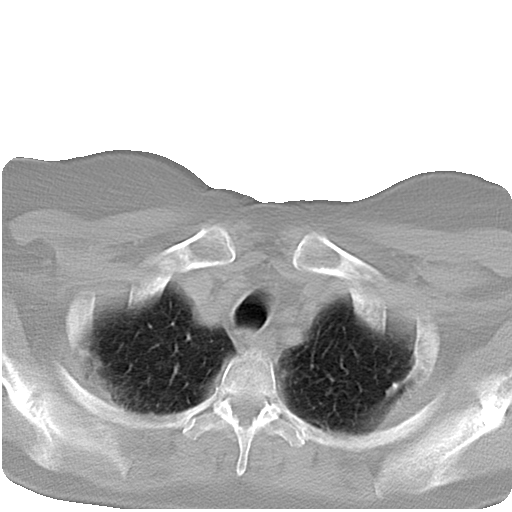
%> input picture CT_001.bmp, 512 x 512 px
$ octave --eval "result = MySegment(imread('CT_001.bmp'));"   (GNU Octave 9; MATLAB toolbox functions it lacks are replaced by stand-ins)
%> lines starting %> are read from the running program, lines starting %| are printed output that depends on the picture; in (x1, y1, x2, y2) boxes, pixels count from 0 and x2, y2 are one past the last pixel; in counts of white or black regions, pixels touching at a corner belong together; the program's own positions count from 1
### iterthrsh.m

function  Result = iterthrsh(f)
f=f(:,:,1);
%> f is the input picture: size 512x512 uint8; min 0, max 255, mean 187.6
f = double(f);
%> f: size 512x512 double
% compute the first value for threshold
T0 = (max(f(:)) + min(f(:)))/2 ;
%> T0 = 127.5

delt = 1;
%Make segmented image
th_img = f > T0 ;
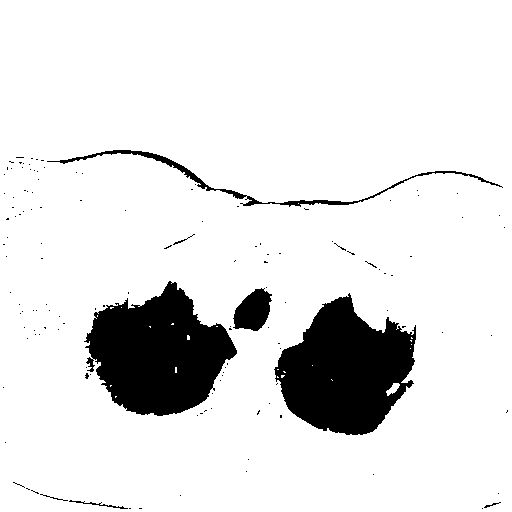
%> th_img: size 512x512 logical; 88.9% white; 135 black regions (127 under 20 px), largest, box (x1, y1, x2, y2) and area: (84, 281, 237, 416) 13051, (274, 293, 416, 435) 12881, (47, 150, 503, 207) 1507
%Make some iterations till reaching the best threshold value
while delt >= .05
    T = T0;
    %Separate image into two regions
    G1 = double((f > T)) .* f ;
    G2 = double((f <= T)) .* f;
    % Compute mu for each region
    M1 = (max(G1(:)) + min(G1(:)))/2;
    M2 = (max(G2(:)) + min(G2(:)))/2;
    %compute new threshold
    T0= 0.5*(M1+M2);
    %new segmented image
    th_img = f > T0 ;
    %new delta value
    delt = abs(T - T0);
end
%> this loop made 5 passes
%> (T, M2, T0, delt) on passes 1 to 5: (127.5, 63.5, 95.5, 32), (95.5, 47.5, 87.5, 8), (87.5, 43.5, 85.5, 2), (85.5, 42.5, 85, 0.5), (85, 42.5, 85, 0)
%> pass 1, in iterthrsh, `G2 = double((f <= T)) .* f;`:
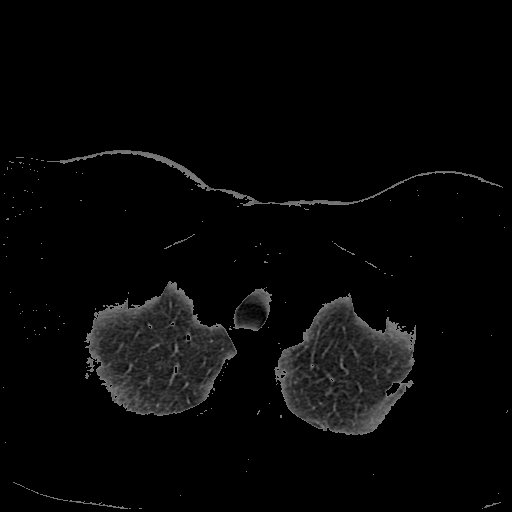
%> G2: size 512x512 double; min 0, max 127, mean 6.8
%> pass 1, in iterthrsh, `th_img = f > T0 ;`:
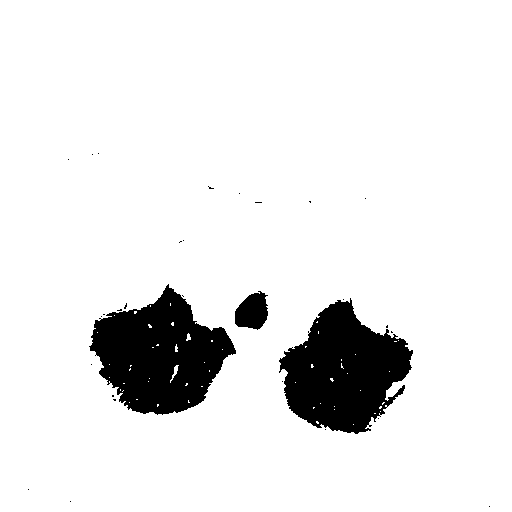
%> th_img: size 512x512 logical; 90.9% white; 30 black regions (27 under 20 px), largest, box (x1, y1, x2, y2) and area: (89, 284, 236, 415) 11497, (279, 298, 413, 434) 11246, (235, 291, 268, 330) 934
    %display(T0) ;

    %Mophorogical operations
y = strel('diamond',10);
th_img = imcomplement(th_img);
%> th_img: size 512x512 logical; 8.5% white; 23 white regions (18 under 20 px), largest, box (x1, y1, x2, y2) and area: (91, 286, 236, 414) 10901, (280, 302, 413, 434) 10528, (235, 294, 268, 329) 845, (395, 386, 405, 397) 36, (119, 397, 126, 403) 20

z1=imclose(th_img,y);
%> z1: size 512x512 logical; 9.1% white; 4 white regions (2 under 20 px), largest, box (x1, y1, x2, y2) and area: (91, 286, 268, 414) 12561, (280, 302, 413, 434) 11350
z=imclose(z1,y);

%Checking that left and right lung are seperate:

%calculate connectivity of result
L=bwlabeln(z,8);
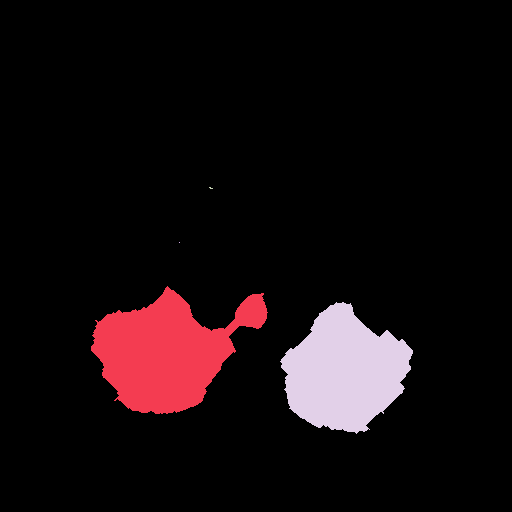
%> L: size 512x512 double; 5 distinct labels, from 0 to 4; one colour per label, 0 black
q=0;
qq=[0 0 0];
s=1;
mm=zeros(1,max(L(:)));

%getting the number of pixels for every region.
%converting result from struct to double.
    for j=1:max(L(:))
    cc=struct2cell(regionprops(L==j,'Area') );
    mm(j)=cat(2,cc{:});
    end
%> this loop made 4 passes
%> cc on passes 1 to 4: {12561}, {1}, {5}, {11350}
%> after the loop, mm = [12561 1 5 11350]

    %getting number of regions with Area > 300 pixel.
    for i=1:max(L(:))

    if mm(i) >300

        q=q+1;
    end
    end
%> this loop made 4 passes
%> q on passes 1, 4: 1, 2

%Seperating the segmented image into three images each include one of
%the lung regions, and work on each image and sum them at last.

%if our segmented image has only two regions > 300 pixel
if q < 3
   L1=bwlabeln(th_img,8);    %connectivity of the segmented image
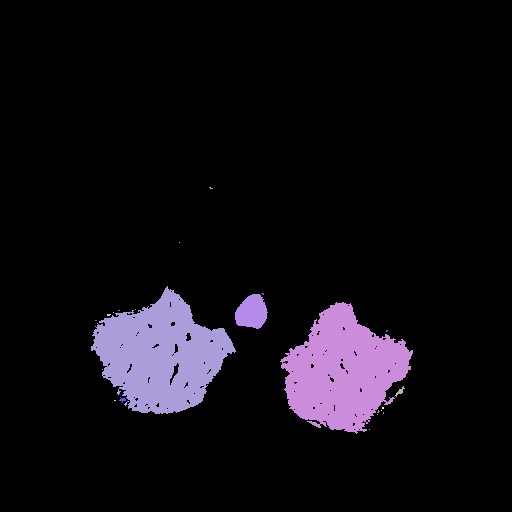
%> L1: size 512x512 double; 24 distinct labels, from 0 to 23; one colour per label, 0 black
    m=zeros(1,max(L1(:)));

    %getting n.of pixel for every region.
for i=1:max(L1(:))
    xx=struct2cell(regionprops(L1==i,'Area') );
    m(i)=cat(2,xx{:});
end
%> this loop made 23 passes
%> xx on passes 1 to 12: {2}, {1}, {7}, {1}, {2}, {2}, {20}, {9}, {1}, {10901}, {1}, {5}
%> after the loop, m = 23 values, max 10901 at index 10, min 1 at index 2, mean 973.2

for i=1:size(m,2)
if m(i)>300
  qq(s)=i ;  % the label number for every large region.
  s=s+1;
end
end
%> this loop made 23 passes
%> after the loop, qq = [10 13 23]


x1=L1==qq(1);   %1st region
%> x1: size 512x512 logical; 4.2% white; 1 white region, box (x1, y1, x2, y2) and area: (91, 286, 236, 414) 10901
x2=L1==qq(2);   %2nd region
%> x2: size 512x512 logical; 0.32% white; 1 white region, box (x1, y1, x2, y2) and area: (235, 294, 268, 329) 845
x3=L1==qq(3);   %3rd region
%> x3: size 512x512 logical; 4% white; 1 white region, box (x1, y1, x2, y2) and area: (280, 302, 413, 434) 10528

%Morphological closing and opening for ever label.
y = strel('diamond',8);
%1st
finall1=imclose(x1,y);
%> finall1: size 512x512 logical; 4.4% white; 1 white region, box (x1, y1, x2, y2) and area: (91, 286, 236, 414) 11419
final1=imopen(finall1,y);
%> final1: size 512x512 logical; 4.3% white; 1 white region, box (x1, y1, x2, y2) and area: (91, 288, 235, 414) 11321
%2nd
finall2=imclose(x2,y);
%> finall2: size 512x512 logical; 0.32% white; 1 white region, box (x1, y1, x2, y2) and area: (235, 294, 268, 329) 849
final2=imopen(finall2,y);
%> final2: size 512x512 logical; 0.3% white; 1 white region, box (x1, y1, x2, y2) and area: (235, 294, 268, 329) 797
%3rd
finall3=imclose(x3,y);
%> finall3: size 512x512 logical; 4.2% white; 1 white region, box (x1, y1, x2, y2) and area: (280, 302, 413, 434) 11009
final3=imopen(finall3,y);
%> final3: size 512x512 logical; 4.2% white; 1 white region, box (x1, y1, x2, y2) and area: (280, 302, 413, 434) 10898


    Result=final1+final2+final3;
%> Result: size 512x512 double; values 0 (black) and 1 (white), 8.8% white; 3 white regions, box (x1, y1, x2, y2) and area: (91, 288, 235, 414) 11321, (280, 302, 413, 434) 10898, (235, 294, 268, 329) 797

else
    Result=z;
end

% Smoothing edes using kernel0
kernel = ones(5) / 5 ^ 2;
blurryImage = conv2(double(Result), kernel, 'same');
Result = blurryImage > 0.5;
%> Result: size 512x512 logical; 8.8% white; 3 white regions, box (x1, y1, x2, y2) and area: (91, 289, 235, 414) 11313, (281, 303, 413, 433) 10894, (235, 294, 267, 328) 790

  % imshow(Result)

### MySegment.m

function  result = MySegment(f)

% This function use theiterthrsh function's lung result , and get the
% backgroung of the original omage and use them to calculate chest
% then it give      lung >> 255 , chest >> 78 , background >> 0

%get sedmented lung
R = iterthrsh(f);
R=logical(R);

% get background
y = strel('diamond',2);
z=imopen(f==255,y);
%> z: size 512x512 logical; 36.5% white; 17 white regions (5 under 20 px), largest, box (x1, y1, x2, y2) and area: (0, 0, 512, 203) 90693, (0, 467, 512, 512) 3216, (473, 395, 509, 439) 657
L=bwlabeln(z,8);
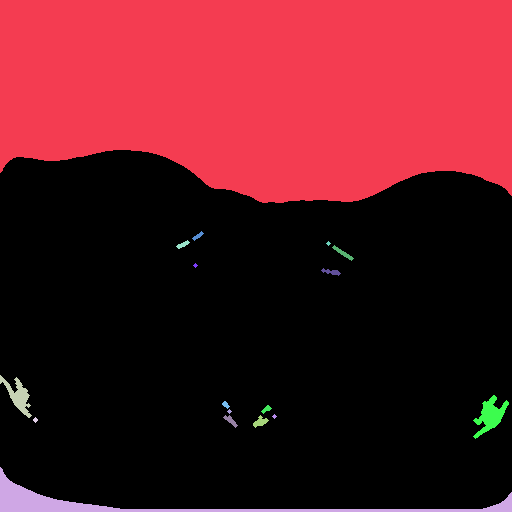
%> L: size 512x512 double; 18 distinct labels, from 0 to 17; one colour per label, 0 black
b=(L==L(1,1))+(L==L(1,end))+(L==L(end,1))+(L==L(end,end));
%> b: size 512x512 double; values 0 (black) and 2 (white), 35.8% white; 2 white regions, box (x1, y1, x2, y2) and area: (0, 0, 512, 203) 90693, (0, 467, 512, 512) 3216
b=logical(b);

chest=1-b-R;                    %chest
%> chest: size 512x512 double; values 0 (black) and 1 (white), 55.4% white; 5 black regions, box (x1, y1, x2, y2) and area: (0, 0, 512, 203) 90693, (91, 289, 235, 414) 11313, (281, 303, 413, 433) 10894, (0, 467, 512, 512) 3216, (235, 294, 267, 328) 790

result=chest*(78/255) + R ;     % sum chest + lung
result=im2uint8(result);
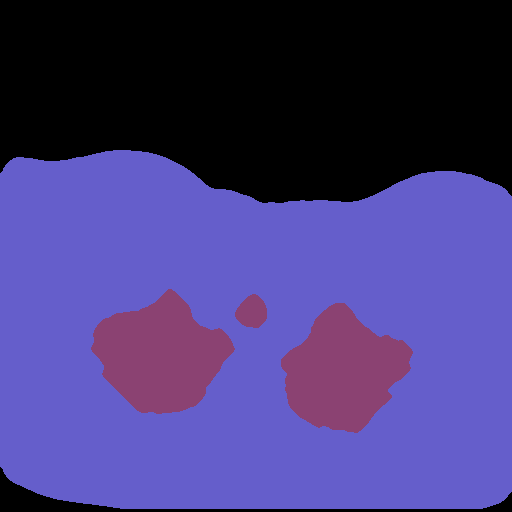
%> result: size 512x512 uint8; 3 distinct labels, from 0 to 255; one colour per label, 0 black
%imshow(result)

$ run again, on CT_003.bmp
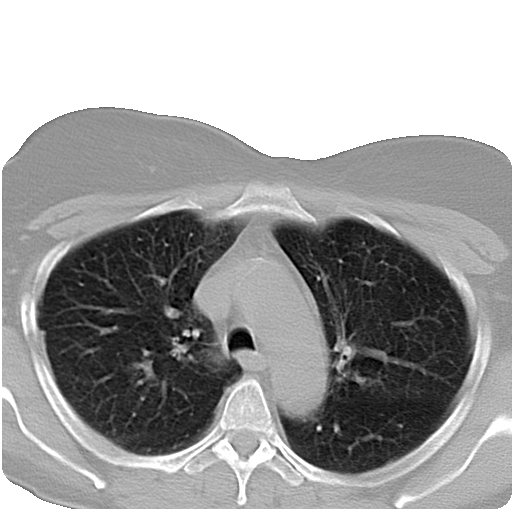
%> input picture CT_003.bmp, 512 x 512 px
%> in iterthrsh, f is the input picture: size 512x512 uint8; min 0, max 255, mean 160.9
%> f: size 512x512 double
%> in iterthrsh, `T0 = (max(f(:)) + min(f(:)))/2 ;`: T0 = 127.5
%> in iterthrsh, `th_img = f > T0 ;`:
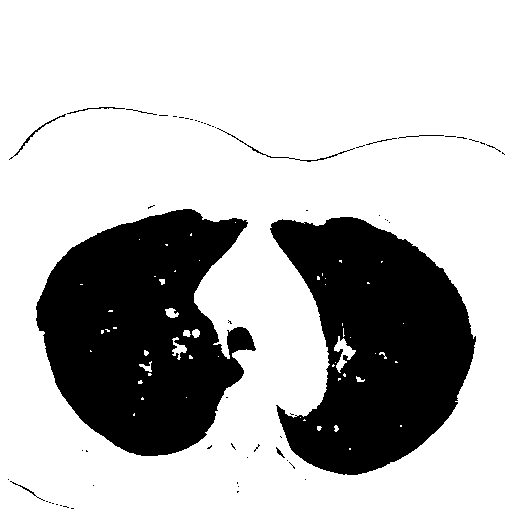
%> th_img: size 512x512 logical; 73% white; 60 black regions (50 under 20 px), largest, box (x1, y1, x2, y2) and area: (36, 209, 256, 456) 36087, (270, 217, 476, 475) 33998, (217, 128, 355, 162) 180
%> the loop in iterthrsh, `while delt >= .05` made 5 passes
%> (T, M2, T0, delt) on passes 1 to 5: (127.5, 63.5, 95.5, 32), (95.5, 47.5, 87.5, 8), (87.5, 43.5, 85.5, 2), (85.5, 42.5, 85, 0.5), (85, 42.5, 85, 0)
%> z1: size 512x512 logical; 26.2% white; 2 white regions, box (x1, y1, x2, y2) and area: (37, 210, 255, 455) 35604, (273, 219, 473, 474) 32971
%> the loop in iterthrsh, `for j=1:max(L(:))` made 2 passes
%> cc on passes 1 to 2: {35604}, {32971}
%> after the loop in iterthrsh, `for j=1:max(L(:))`: mm = [35604 32971]
%> the loop in iterthrsh, `for i=1:max(L(:))` made 2 passes
%> q on passes 1 to 2: 1, 2
%> L1: size 512x512 double; 12 distinct labels, from 0 to 11
%> the loop in iterthrsh, `for i=1:max(L1(:))` made 11 passes
%> xx on passes 1 to 8: {2}, {1}, {4}, {32489}, {466}, {1}, {1}, {85}
%> after the loop in iterthrsh, `for i=1:max(L1(:))`: m = [2 1 4 32489 466 1 1 85 15 31018 2]
%> the loop in iterthrsh, `for i=1:size(m,2)` made 11 passes
%> after the loop in iterthrsh, `for i=1:size(m,2)`: qq = [4 5 10]
%> x1: size 512x512 logical; 12.4% white; 1 white region, box (x1, y1, x2, y2) and area: (37, 210, 242, 455) 32489
%> x2: size 512x512 logical; 0.18% white; 1 white region, box (x1, y1, x2, y2) and area: (228, 328, 255, 352) 466
%> x3: size 512x512 logical; 11.8% white; 1 white region, box (x1, y1, x2, y2) and area: (273, 219, 473, 474) 31018
%> finall1: size 512x512 logical; 13.3% white; 1 white region, box (x1, y1, x2, y2) and area: (37, 210, 242, 455) 34782
%> final1: size 512x512 logical; 13.2% white; 1 white region, box (x1, y1, x2, y2) and area: (37, 210, 242, 455) 34711
%> final2: size 512x512 logical; 0.13% white; 1 white region, box (x1, y1, x2, y2) and area: (228, 328, 252, 350) 342
%> finall3: size 512x512 logical; 12.4% white; 1 white region, box (x1, y1, x2, y2) and area: (273, 219, 473, 474) 32473
%> final3: size 512x512 logical; 12.3% white; 1 white region, box (x1, y1, x2, y2) and area: (273, 219, 473, 474) 32297
%> z: size 512x512 logical; 27.7% white; 15 white regions (3 under 20 px), largest, box (x1, y1, x2, y2) and area: (0, 0, 512, 172) 69082, (0, 468, 512, 512) 2667, (485, 419, 512, 438) 227
%> chest: size 512x512 double; values 0 (black) and 1 (white), 46.9% white; 1 white region, box (x1, y1, x2, y2) and area: (0, 107, 512, 509) 123051
%> in MySegment, `result=im2uint8(result);`:
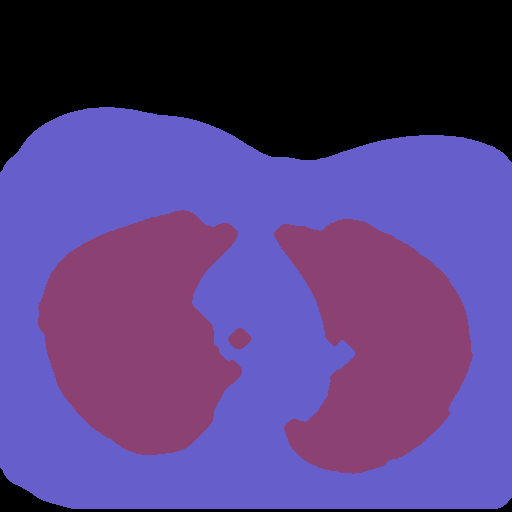
%> result: size 512x512 uint8; 3 distinct labels, from 0 to 255; one colour per label, 0 black

$ run again, on CT_004.bmp
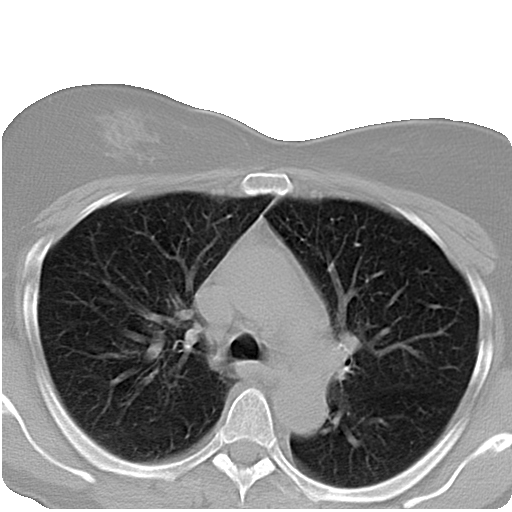
%> input picture CT_004.bmp, 512 x 512 px
%> in iterthrsh, f is the input picture: size 512x512 uint8; min 0, max 255, mean 147.3
%> f: size 512x512 double
%> in iterthrsh, `T0 = (max(f(:)) + min(f(:)))/2 ;`: T0 = 127.5
%> the loop in iterthrsh, `while delt >= .05` made 5 passes
%> (T, M2, T0, delt) on passes 1 to 5: (127.5, 63.5, 95.5, 32), (95.5, 47.5, 87.5, 8), (87.5, 43.5, 85.5, 2), (85.5, 42.5, 85, 0.5), (85, 42.5, 85, 0)
%> z1: size 512x512 logical; 30.6% white; 1 white region, box (x1, y1, x2, y2) and area: (38, 191, 479, 488) 80271
%> the loop in iterthrsh, `for j=1:max(L(:))` made 1 pass
%> cc on pass 1: {80271}
%> the loop in iterthrsh, `for i=1:max(L(:))` made 1 pass
%> q on pass 1: 1
%> L1: size 512x512 double; 14 distinct labels, from 0 to 13
%> the loop in iterthrsh, `for i=1:max(L1(:))` made 13 passes
%> xx on passes 1 to 8: {1}, {39070}, {2}, {16}, {660}, {15}, {1}, {1}
%> after the loop in iterthrsh, `for i=1:max(L1(:))`: m = [1 39070 2 16 660 15 1 1 44 3 1 1 36514]
%> the loop in iterthrsh, `for i=1:size(m,2)` made 13 passes
%> after the loop in iterthrsh, `for i=1:size(m,2)`: qq = [2 5 13]
%> x1: size 512x512 logical; 14.9% white; 1 white region, box (x1, y1, x2, y2) and area: (38, 191, 274, 462) 39070
%> x2: size 512x512 logical; 0.25% white; 1 white region, box (x1, y1, x2, y2) and area: (227, 334, 262, 360) 660
%> x3: size 512x512 logical; 13.9% white; 1 white region, box (x1, y1, x2, y2) and area: (264, 197, 479, 488) 36514
%> finall1: size 512x512 logical; 15.6% white; 1 white region, box (x1, y1, x2, y2) and area: (38, 191, 274, 462) 40916
%> final1: size 512x512 logical; 15.6% white; 1 white region, box (x1, y1, x2, y2) and area: (38, 191, 270, 462) 40792
%> finall2: size 512x512 logical; 0.25% white; 1 white region, box (x1, y1, x2, y2) and area: (227, 334, 262, 360) 661
%> final2: size 512x512 logical; 0.22% white; 1 white region, box (x1, y1, x2, y2) and area: (229, 334, 261, 360) 564
%> finall3: size 512x512 logical; 14.5% white; 1 white region, box (x1, y1, x2, y2) and area: (264, 197, 479, 488) 38012
%> final3: size 512x512 logical; 14.5% white; 1 white region, box (x1, y1, x2, y2) and area: (264, 197, 479, 488) 37912
%> z: size 512x512 logical; 23.5% white; 11 white regions (2 under 20 px), largest, box (x1, y1, x2, y2) and area: (0, 0, 512, 143) 58701, (0, 476, 512, 512) 2257, (478, 434, 512, 453) 255
%> chest: size 512x512 double; values 0 (black) and 1 (white), 46.5% white; 1 white region, box (x1, y1, x2, y2) and area: (0, 84, 512, 509) 121935
%> in MySegment, `result=im2uint8(result);`:
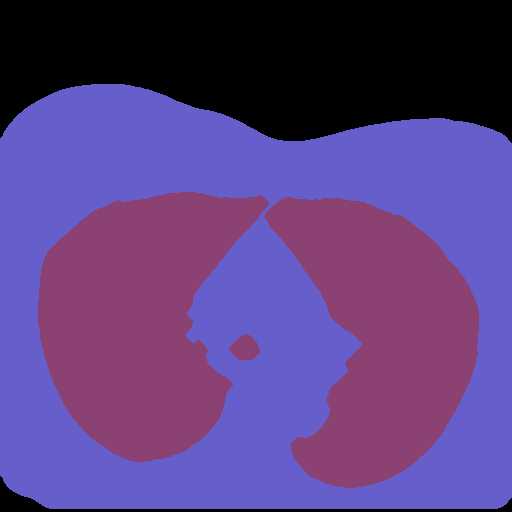
%> result: size 512x512 uint8; 3 distinct labels, from 0 to 255; one colour per label, 0 black
